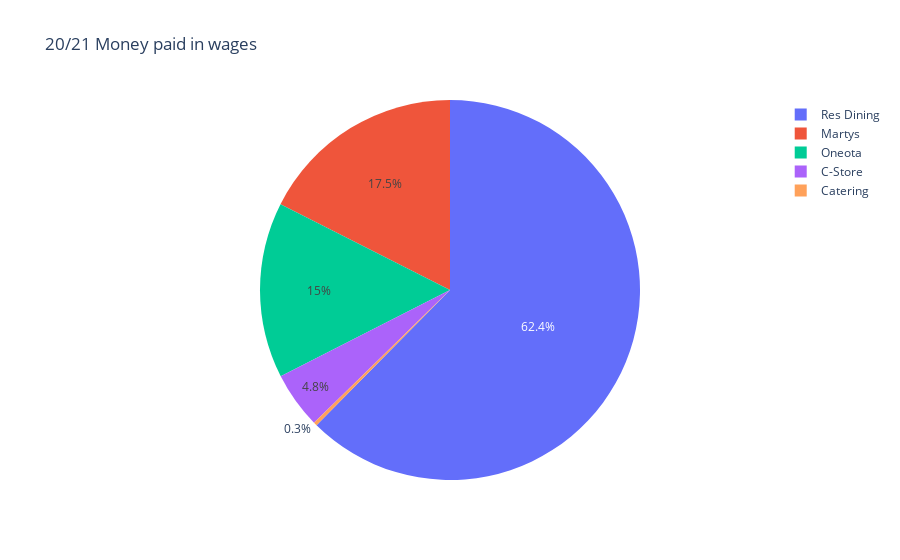
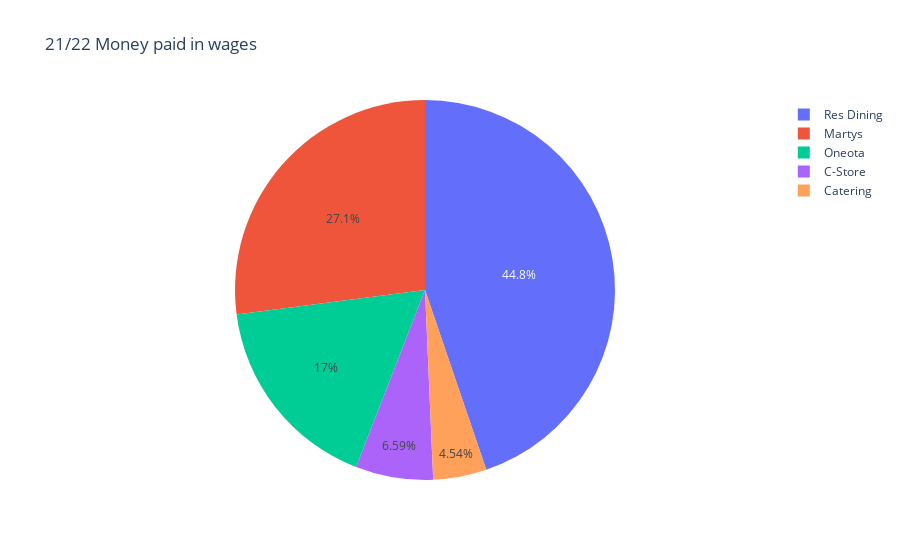
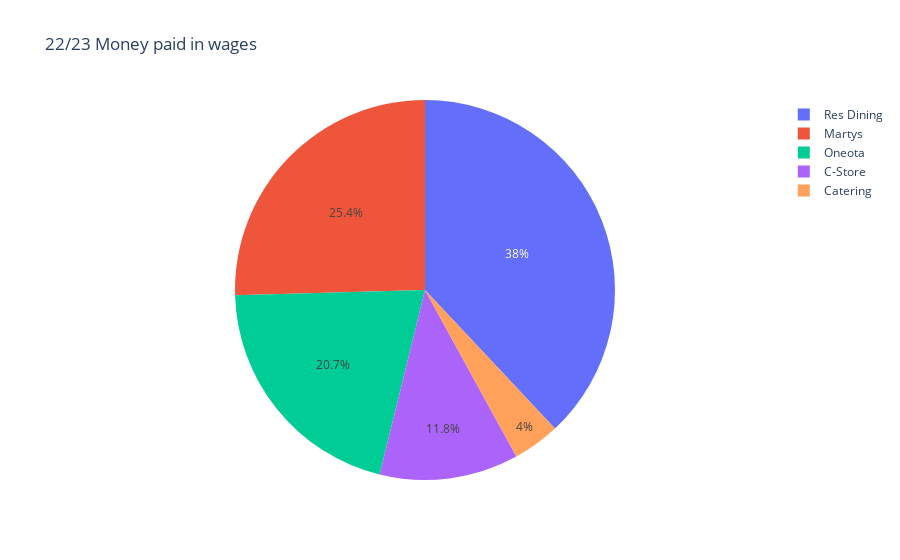
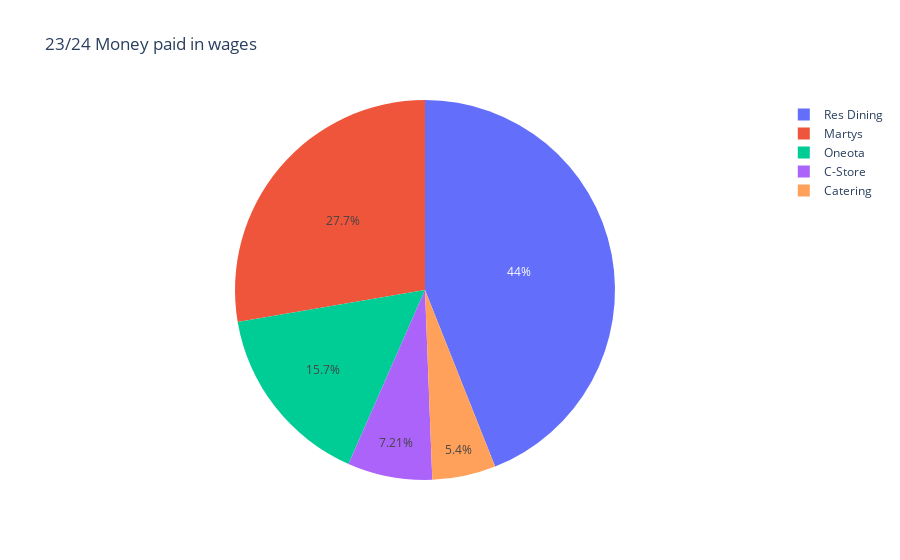

These figures' notebook cell, in order:
### Code cell
# A loop to print graphs for each year.
# The graphs are saved in the folder "Wages per year graphs" in the same directory as this script.

for year in Years:
    plot_year_wages(grouped, year)

### Figure 1 — Plotly figure (JSON) as saved in the notebook; plotly's stock layout.template omitted (floating-point values rounded to 4 significant figures)
{"data": [{"domain": {"x": [0, 1], "y": [0, 1]}, "hovertemplate": "DEP=%{label}<br>Money in wages=%{value}<extra></extra>", "labels": ["C-Store", "Catering", "Martys", "Oneota", "Res Dining"], "legendgroup": "", "name": "", "showlegend": true, "type": "pie", "values": [15020.0, 938.9, 54920.0, 46850.0, 195400.0]}], "layout": {"legend": {"tracegroupgap": 0}, "title": {"text": "20/21 Money paid in wages"}, "yaxis": {"range": [0, 205400.0]}}}

### Figure 2 — Plotly figure (JSON) as saved in the notebook; plotly's stock layout.template omitted (floating-point values rounded to 4 significant figures)
{"data": [{"domain": {"x": [0, 1], "y": [0, 1]}, "hovertemplate": "DEP=%{label}<br>Money in wages=%{value}<extra></extra>", "labels": ["C-Store", "Catering", "Martys", "Oneota", "Res Dining"], "legendgroup": "", "name": "", "showlegend": true, "type": "pie", "values": [19400.0, 13350.0, 79630.0, 50140.0, 131800.0]}], "layout": {"legend": {"tracegroupgap": 0}, "title": {"text": "21/22 Money paid in wages"}, "yaxis": {"range": [0, 141800.0]}}}

### Figure 3 — Plotly figure (JSON) as saved in the notebook; plotly's stock layout.template omitted (floating-point values rounded to 4 significant figures)
{"data": [{"domain": {"x": [0, 1], "y": [0, 1]}, "hovertemplate": "DEP=%{label}<br>Money in wages=%{value}<extra></extra>", "labels": ["C-Store", "Catering", "Martys", "Oneota", "Res Dining"], "legendgroup": "", "name": "", "showlegend": true, "type": "pie", "values": [27470.0, 9298.0, 59130.0, 48140.0, 88340.0]}], "layout": {"legend": {"tracegroupgap": 0}, "title": {"text": "22/23 Money paid in wages"}, "yaxis": {"range": [0, 98340.0]}}}

### Figure 4 — Plotly figure (JSON) as saved in the notebook; plotly's stock layout.template omitted (floating-point values rounded to 4 significant figures)
{"data": [{"domain": {"x": [0, 1], "y": [0, 1]}, "hovertemplate": "DEP=%{label}<br>Money in wages=%{value}<extra></extra>", "labels": ["C-Store", "Catering", "Martys", "Oneota", "Res Dining"], "legendgroup": "", "name": "", "showlegend": true, "type": "pie", "values": [15710.0, 11770.0, 60330.0, 34260.0, 95850.0]}], "layout": {"legend": {"tracegroupgap": 0}, "title": {"text": "23/24 Money paid in wages"}, "yaxis": {"range": [0, 105900.0]}}}
